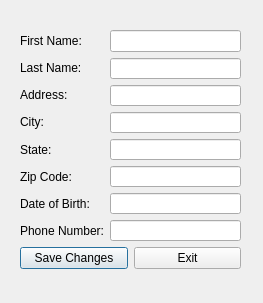
<?xml version="1.0" encoding="UTF-8"?>
<ui version="4.0">
 <class>edit_information</class>
 <widget class="QDialog" name="edit_information">
  <property name="geometry">
   <rect>
    <x>0</x>
    <y>0</y>
    <width>263</width>
    <height>303</height>
   </rect>
  </property>
  <property name="windowTitle">
   <string>Edit Student Information</string>
  </property>
  <widget class="QWidget" name="layoutWidget">
   <property name="geometry">
    <rect>
     <x>20</x>
     <y>30</y>
     <width>221</width>
     <height>239</height>
    </rect>
   </property>
   <layout class="QVBoxLayout" name="verticalLayout_3">
    <item>
     <layout class="QHBoxLayout" name="horizontalLayout">
      <item>
       <layout class="QVBoxLayout" name="verticalLayout_2">
        <item>
         <widget class="QLabel" name="label">
          <property name="text">
           <string>First Name:</string>
          </property>
         </widget>
        </item>
        <item>
         <widget class="QLabel" name="label_2">
          <property name="text">
           <string>Last Name:</string>
          </property>
         </widget>
        </item>
        <item>
         <widget class="QLabel" name="label_3">
          <property name="text">
           <string>Address:</string>
          </property>
         </widget>
        </item>
        <item>
         <widget class="QLabel" name="label_4">
          <property name="text">
           <string>City:</string>
          </property>
         </widget>
        </item>
        <item>
         <widget class="QLabel" name="label_5">
          <property name="text">
           <string>State:</string>
          </property>
         </widget>
        </item>
        <item>
         <widget class="QLabel" name="label_6">
          <property name="text">
           <string>Zip Code:</string>
          </property>
         </widget>
        </item>
        <item>
         <widget class="QLabel" name="label_7">
          <property name="text">
           <string>Date of Birth:</string>
          </property>
         </widget>
        </item>
        <item>
         <widget class="QLabel" name="label_8">
          <property name="text">
           <string>Phone Number:</string>
          </property>
         </widget>
        </item>
       </layout>
      </item>
      <item>
       <layout class="QVBoxLayout" name="verticalLayout">
        <item>
         <widget class="QLineEdit" name="firstName"/>
        </item>
        <item>
         <widget class="QLineEdit" name="lastName"/>
        </item>
        <item>
         <widget class="QLineEdit" name="address"/>
        </item>
        <item>
         <widget class="QLineEdit" name="city"/>
        </item>
        <item>
         <widget class="QLineEdit" name="state"/>
        </item>
        <item>
         <widget class="QLineEdit" name="zip"/>
        </item>
        <item>
         <widget class="QLineEdit" name="dob"/>
        </item>
        <item>
         <widget class="QLineEdit" name="phone"/>
        </item>
       </layout>
      </item>
     </layout>
    </item>
    <item>
     <layout class="QHBoxLayout" name="horizontalLayout_2">
      <item>
       <widget class="QPushButton" name="pushButton">
        <property name="text">
         <string>Save Changes</string>
        </property>
       </widget>
      </item>
      <item>
       <widget class="QPushButton" name="pushButton_2">
        <property name="text">
         <string>Exit</string>
        </property>
       </widget>
      </item>
     </layout>
    </item>
   </layout>
  </widget>
 </widget>
 <resources/>
 <connections/>
</ui>
